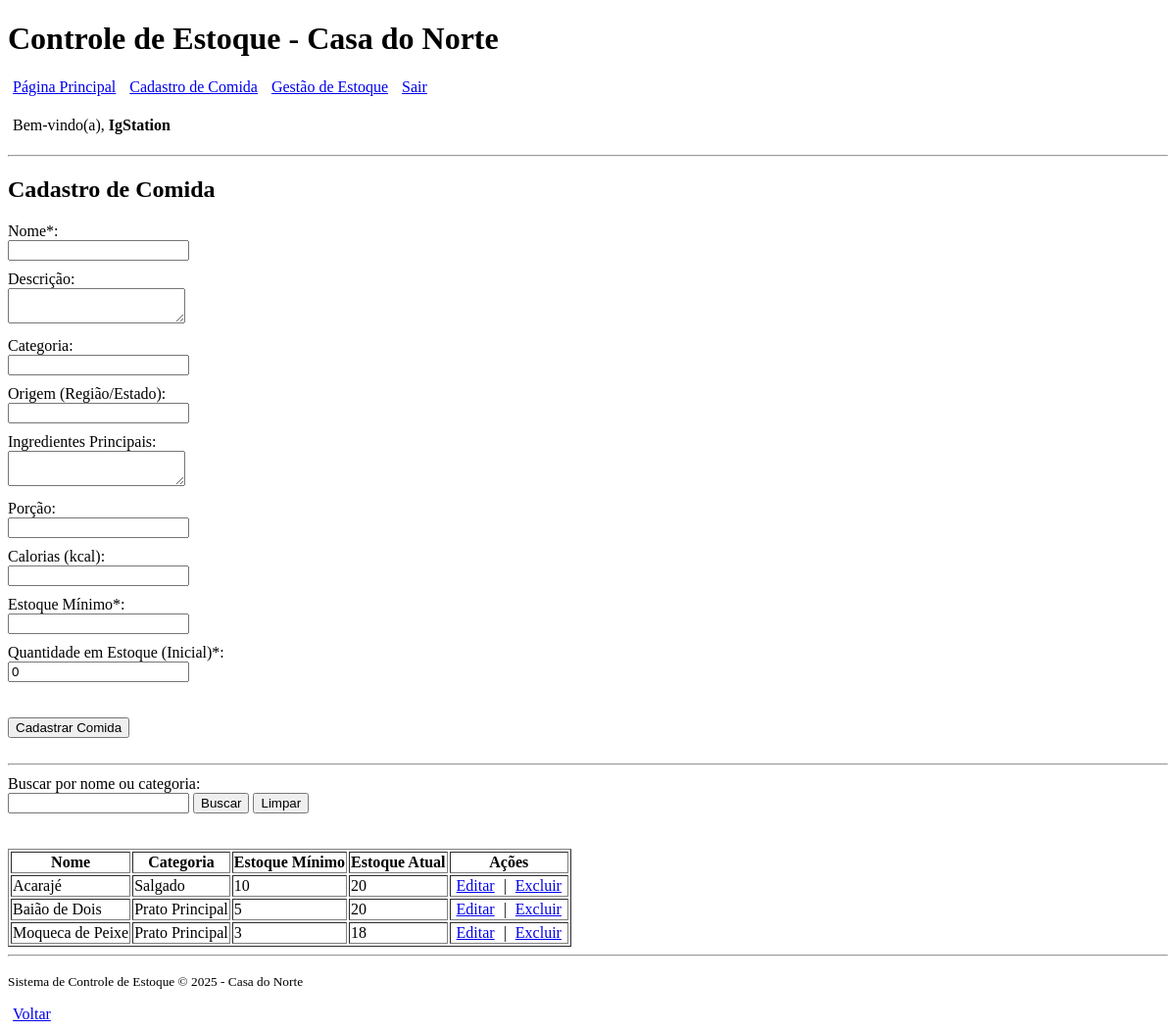
The page /cadastro_comida.php (signed in) on the database its author committed.
### tables this page shows
CREATE TABLE IF NOT EXISTS comida (
    id_comida INT AUTO_INCREMENT PRIMARY KEY,
    nome VARCHAR(100) NOT NULL,
    descricao TEXT,
    categoria VARCHAR(50),
    origem VARCHAR(50),
    ingredientes TEXT,
    porcao VARCHAR(50),
    calorias INT,
    quantidade_estoque INT NOT NULL DEFAULT 0,
    estoque_minimo INT NOT NULL DEFAULT 0
);

### cadastro_comida.php (the view, shortened to what this page needs)
<?php
$pdo = conectar();
$comida_edicao = null;
$em_edicao = false;
$termo_busca = trim($_GET['busca'] ?? '');
$params = [];
$sql = "SELECT * FROM comida";
$sql .= " ORDER BY nome";
$stmt = $pdo->prepare($sql);
$stmt->execute($params);
$comidas = $stmt->fetchAll();
$estoque_atual_comida = [];
foreach ($comidas as $c) {
    $stmtEstoque = $pdo->prepare("
        SELECT quantidade_estoque + IFNULL((
            SELECT SUM(CASE WHEN tipo_movimentacao='entrada' THEN quantidade ELSE -quantidade END)
            FROM movimentacao WHERE id_comida = ?
        ), 0) AS estoque_atual
        FROM comida WHERE id_comida = ?
    ");
    $stmtEstoque->execute([$c['id_comida'], $c['id_comida']]);
    $estoque_atual_comida[$c['id_comida']] = (int)$stmtEstoque->fetchColumn();
}
?>
<!DOCTYPE html>
<html lang="pt-BR">
<head>
    <link rel="stylesheet" href="style.css">
</head>
<body>
<?php require_once 'header.php'; ?>
<h2>Cadastro de Comida</h2>
<form method="post" action="cadastro_comida.php<?php if ($em_edicao) echo '?acao=editar&id=' . $comida_edicao['id_comida']; ?>">
    <label for="nome">Nome*:</label>
    <input type="text" id="nome" name="nome" maxlength="100" required value="<?php echo htmlspecialchars($comida_edicao['nome'] ?? ''); ?>" />
    <label for="descricao">Descrição:</label>
    <textarea id="descricao" name="descricao"><?php echo htmlspecialchars($comida_edicao['descricao'] ?? ''); ?></textarea>
    <label for="categoria">Categoria:</label>
    <input type="text" id="categoria" name="categoria" maxlength="50" value="<?php echo htmlspecialchars($comida_edicao['categoria'] ?? ''); ?>" />
    <label for="origem">Origem (Região/Estado):</label>
    <input type="text" id="origem" name="origem" maxlength="50" value="<?php echo htmlspecialchars($comida_edicao['origem'] ?? ''); ?>" />
    <label for="ingredientes">Ingredientes Principais:</label>
    <textarea id="ingredientes" name="ingredientes"><?php echo htmlspecialchars($comida_edicao['ingredientes'] ?? ''); ?></textarea>
    <label for="porcao">Porção:</label>
    <input type="text" id="porcao" name="porcao" maxlength="50" value="<?php echo htmlspecialchars($comida_edicao['porcao'] ?? ''); ?>" />
    <label for="calorias">Calorias (kcal):</label>
    <input type="number" id="calorias" min="0" name="calorias" value="<?php echo htmlspecialchars($comida_edicao['calorias'] ?? ''); ?>" />
    <label for="estoqueminimo">Estoque Mínimo*:</label>
    <input type="number" id="estoqueminimo" min="0" name="estoqueminimo" required value="<?php echo htmlspecialchars($comida_edicao['estoque_minimo'] ?? ''); ?>" />
    <label for="quantidadeestoque">Quantidade em Estoque (Inicial)*:</label>
    <input type="number" id="quantidadeestoque" min="0" name="quantidadeestoque" required value="<?php echo htmlspecialchars($comida_edicao['quantidade_estoque'] ?? '0'); ?>"
    <?php echo ($em_edicao ? 'readonly' : ''); ?> />
    <br> <br> <br>
    <button type="submit"><?php echo $em_edicao ? 'Atualizar Comida' : 'Cadastrar Comida'; ?></button>
</form>
<br>
<hr />
<form method="get" action="cadastro_comida.php">
    <label for="busca">Buscar por nome ou categoria:</label>
    <input type="text" id="busca" name="busca" value="<?php echo htmlspecialchars($termo_busca); ?>" />
    <button type="submit">Buscar</button>
    <button type="submit" name="limpar" value="1">Limpar</button>
</form>
<br> <br>
<table border="1">
    <thead>
        <tr>
            <th>Nome</th>
            <th>Categoria</th>
            <th>Estoque Mínimo</th>
            <th>Estoque Atual</th>
            <th>Ações</th>
        </tr>
    </thead>
    <tbody>
        <?php if ($comidas): ?>
            <?php foreach ($comidas as $c):
                $estoque_atual = $estoque_atual_comida[$c['id_comida']];
                $classe = ($estoque_atual <= $c['estoque_minimo']) ? 'estoque-baixo' : '';
            ?>
                <tr class="<?php echo $classe; ?>">
                    <td><?php echo htmlspecialchars($c['nome']); ?></td>
                    <td><?php echo htmlspecialchars($c['categoria']); ?></td>
                    <td><?php echo (int)$c['estoque_minimo']; ?></td>
                    <td><?php echo $estoque_atual; ?></td>
                    <td>
                        <a href="cadastro_comida.php?acao=editar&id=<?php echo (int)$c['id_comida']; ?>">Editar</a> |
                        <a href="cadastro_comida.php?acao=excluir&id=<?php echo (int)$c['id_comida']; ?>" onclick="return confirm('Tem certeza que deseja excluir?');">Excluir</a>
                    </td>
                </tr>
            <?php endforeach; ?>
        <?php else: ?>
            <tr><td colspan="5">Nenhuma comida encontrada.</td></tr>
        <?php endif; ?>
    </tbody>
</table>
<?php require_once 'footer.php'; ?>
</body>
</html>

### style.css (style rules this page uses)
label { display: block; margin-top: 10px; }
a { margin: 5px; }

### rows shown on the page
comida: nome "Acarajé", categoria "Salgado", estoque_minimo "10", id_comida "20"
comida: nome "Baião de Dois", categoria "Prato Principal", estoque_minimo "5", id_comida "20"
comida: nome "Moqueca de Peixe", categoria "Prato Principal", estoque_minimo "3", id_comida "18"

### other values the page prints
$_SESSION['usuario_nome'] "IgStation"
